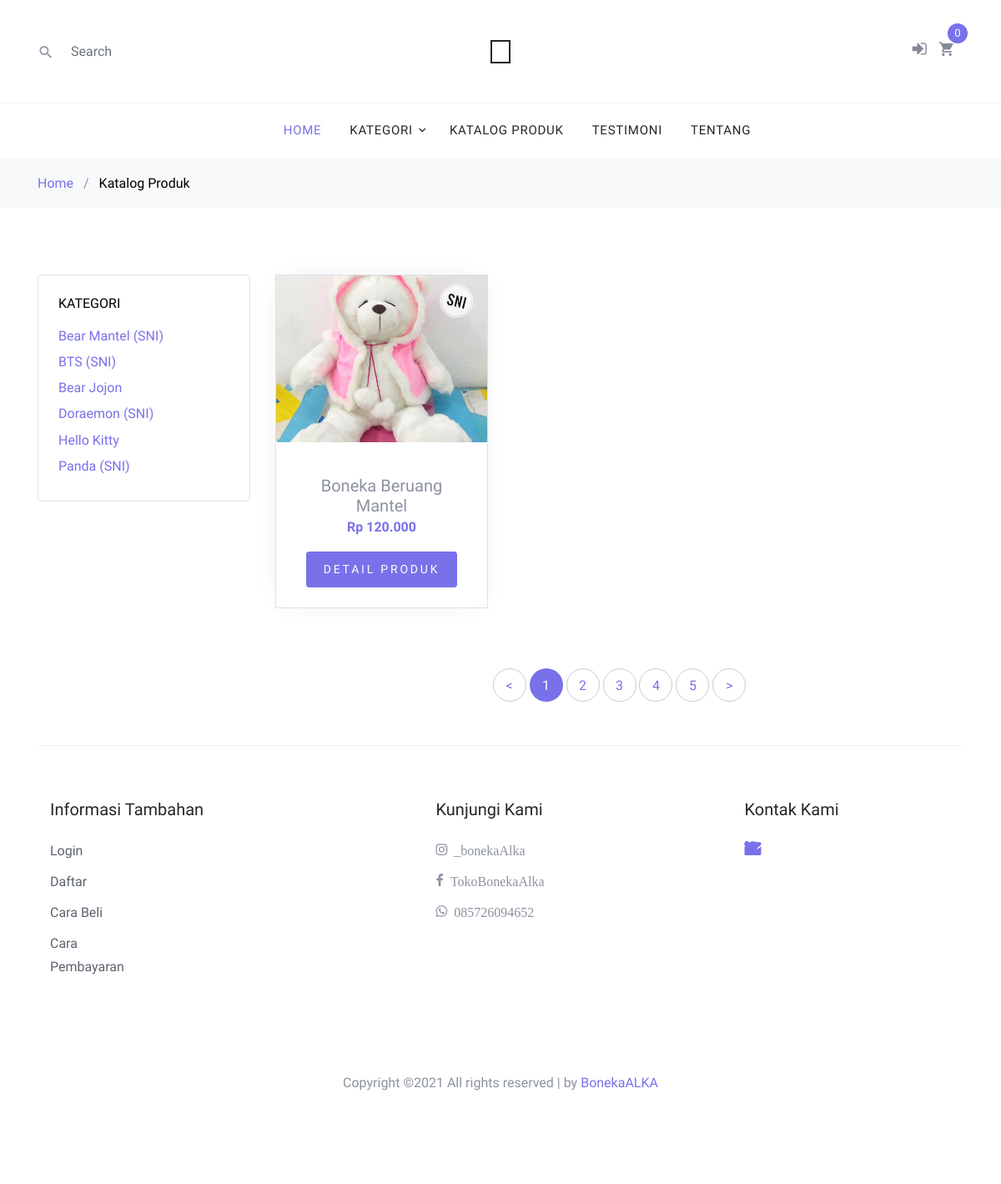
Page /kategori/detail/4 on the committed database.
### tables this page shows
CREATE TABLE `tb_produk` (
  `id_produk` int(11) NOT NULL,
  `id_kategori` int(11) NOT NULL,
  `nama_produk` varchar(100) NOT NULL,
  `harga_produk` int(11) NOT NULL,
  `deskripsi_produk` text NOT NULL,
  `berat_produk` int(11) NOT NULL,
  `stok_produk` int(11) NOT NULL,
  `foto_produk` text NOT NULL
);

CREATE TABLE `tb_kategori` (
  `id_kategori` int(11) NOT NULL,
  `nama_kategori` varchar(50) NOT NULL
);

### application/controllers/Kategori.php (called while the page is built, shortened)
<?php
class Kategori extends CI_Controller {
	public function detail($id_kategori)
	{
		$this->load->model('M_pelanggan');
		$data['produk'] = $this->M_pelanggan->tampil_produk_perkategori($id_kategori);
		$this->load->view('header');
		$this->load->view('produk', $data);
		$this->load->view('footer');
	}
}

### index.php (called while the page is built, shortened)
<?php
require_once BASEPATH.'core/CodeIgniter.php';

### application/models/M_pelanggan.php (called while the page is built, shortened)
<?php
class M_pelanggan extends CI_Model {
	function tampil_kategori()
	{
		$ambil = $this->db->get('tb_kategori');
		$hasil  = $ambil->result_array();
		return $hasil;
	}
	function tampil_produk_perkategori($id_kategori)
	{
		$this->db->join('tb_kategori', 'tb_kategori.id_kategori = tb_produk.id_kategori');
		$this->db->where('tb_produk.id_kategori', $id_kategori);
		$ambil = $this->db->get('tb_produk');
		$hasil = $ambil->result_array();
		return $hasil;
	}
}

### application/views/produk.php (the view)
<div class="bg-light py-3">
  <div class="container">
    <div class="row">
      <div class="col-md-12 mb-0"><a href="index.html">Home</a> <span class="mx-2 mb-0">/</span> <strong class="text-black">Katalog Produk</strong></div>
    </div>
  </div>
</div>
<div class="site-section">
  <div class="container">
    <div class="row mb-5">
      <div class="col-md-9 order-2">
        <div class="row mb-5">
        <?php foreach ($produk as $key => $value): ?>
          <div class="col-sm-6 col-lg-4 mb-4" data-aos="fade-up">
            <div class="block-4 text-center border">
              <figure class="block-4-image">
                <a href="<?php echo base_url('produk/detail/'. $value['id_produk']) ?>"><img src="<?php echo base_url('./assets/img/produk/' . $value['foto_produk']) ?>" alt="Image placeholder" class="img-fluid foto-produk"></a>
              </figure>
              <div class="block-4-text p-4">
                <h3><a href="<?php echo base_url('produk/detail/' . $value['id_produk']) ?>"></a><?php echo $value['nama_produk']; ?></h3>
                <p class="text-primary font-weight-bold">Rp <?php echo rupiah($value['harga_produk'])  ?></p>
                <a href="<?php echo base_url('produk/detail/' . $value['id_produk']) ?>" class="btn btn-primary btn-sm">Detail Produk</a>
              </div>
            </div>
          </div>
        <?php endforeach ?>
        </div>
        <div class="row" data-aos="fade-up">
          <div class="col-md-12 text-center">
            <div class="site-block-27">
              <ul>
                <li><a href="#">&lt;</a></li>
                <li class="active"><span>1</span></li>
                <li><a href="#">2</a></li>
                <li><a href="#">3</a></li>
                <li><a href="#">4</a></li>
                <li><a href="#">5</a></li>
                <li><a href="#">&gt;</a></li>
              </ul>
            </div>
          </div>
        </div>
      </div>
      <div class="col-md-3 order-1 mb-5 mb-md-0">
        <div class="border p-4 rounded mb-4">
          <h3 class="mb-3 h6 text-uppercase text-black d-block">Kategori</h3>
          <ul class="list-unstyled mb-0">
            <?php foreach (tampil_kategori() as $key => $value): ?>
            <li class="mb-1"><a href="<?php echo base_url('kategori/detail/'. $value['id_kategori']) ?>" class="d-flex"><span><?php echo $value['nama_kategori'] ?></span></a></li>
            <?php endforeach ?>
          </ul>
        </div>
  </div>
</div>

### application/helpers/toko_helper.php (shortened to what this page needs)
<?php
function rupiah($angka)
{
	echo number_format($angka, 0, ",", ".");
}
function tampil_kategori()
{
	$CI =& get_instance();
	$kategori = $CI->M_pelanggan->tampil_kategori();
	return $kategori;
}

### assets/css/style.css (style rules this page uses)
body { line-height: 1.7; color: #8c92a0; font-weight: 300; font-size: 16px; }
a { -webkit-transition: .3s all ease; -o-transition: .3s all ease; transition: .3s all ease; }
.text-black { color: #000; }
.btn { text-transform: uppercase; position: relative; -webkit-transition: 0.2s all ease-in-out !important; -o-transition: 0.2s all ease-in-out !important; transition: 0.2s all ease-in-out !important; top: 0; letter-spacing: .05em; }
.btn.btn-sm { font-size: 14px !important; padding: 10px 20px !important; }
.btn.btn-primary { font-size: 17px; font-weight: 300; letter-spacing: .2em; }
.site-section { padding: 2.5em 0; }
@media (min-width: 768px) { .site-section { padding: 5em 0; } }
.block-4 { -webkit-box-shadow: 0 0 30px -10px rgba(0, 0, 0, 0.1); box-shadow: 0 0 30px -10px rgba(0, 0, 0, 0.1); background: #fff; }
.block-4 .block-4-text h3 { font-size: 20px; margin-bottom: 0; }
.site-block-27 ul, .site-block-27 ul li { padding: 0; margin: 0; }
.site-block-27 ul li { display: inline-block; margin-bottom: 4px; }
.site-block-27 ul li a, .site-block-27 ul li span { text-align: center; display: inline-block; width: 40px; height: 40px; line-height: 40px; border-radius: 50%; border: 1px solid #ccc; }
.site-block-27 ul li.active a, .site-block-27 ul li.active span { background: #7971ea; color: #fff; border: 1px solid transparent; }

### assets/css/sendiri.css (style rules this page uses)
.foto-produk { min-height: 100px; max-height: 200px; width: 100%; height: 100%; object-fit: cover; }

### rows in the picture
tb_produk: foto_produk (picture), nama_produk "Boneka Beruang Mantel", harga_produk "120.000"
tb_kategori: nama_kategori "Bear Mantel (SNI)"
tb_kategori: nama_kategori "BTS (SNI)"
tb_kategori: nama_kategori "Bear Jojon"
tb_kategori: nama_kategori "Doraemon (SNI)"
tb_kategori: nama_kategori "Hello Kitty"
tb_kategori: nama_kategori "Panda (SNI)"

### other values in the picture
$total_isi_keranjang "0"
